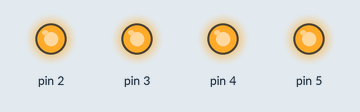
Recording of a sketch running on a simulated Arduino Uno, built with avr-gcc and run on an emulated ATmega328P. Shown: output pins drawn as LEDs (lit = HIGH). What the sketch prints to the serial monitor is not drawn.

Above: at 0.12 s.
At 0.7 s:
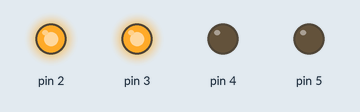
At 1.37 s:
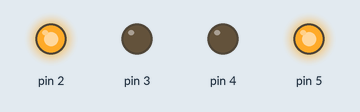
At 3.3 s:
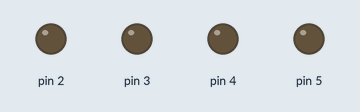
At 4.5 s:
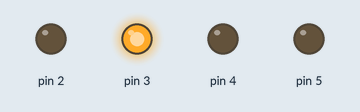
At 7.0 s:
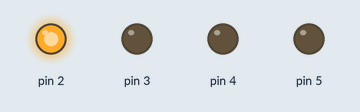
Timing chart, 0 to 7.8 s (numbered marks = the images above):
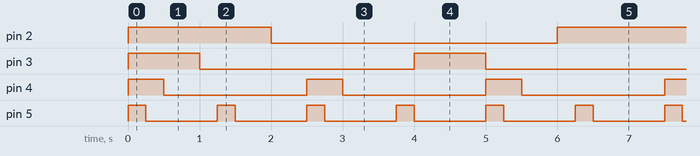

Measured:
- by itself, pin 2: alternates HIGH for 2.0 s and LOW for 4.0 s
- by itself, pin 3: alternates HIGH for 1.0 s and LOW for 3.0 s
- by itself, pin 4: alternates HIGH for 0.50 s and LOW for 2.0 s
- by itself, pin 5: alternates HIGH for 0.25 s and LOW for 1.0 s

The sketch:

autopoliv_beta.ino
```cpp
unsigned long t1{}, t2{}, t3{}, t4{}; // таймер для каждого реле
unsigned long d1 = 250, d2 = 500, d3 = 1000, d4 = 2000; // задержка между поливом
unsigned long td1 = 1000, td2 = 2000, td3 = 3000, td4 = 4000; // время полива
#include "GyverButton.h" // библиотека для обработки нажатия кнопки
GButton butt(6);
void setup() {
  // put your setup code here, to run once:
  pinMode(2,OUTPUT);
  pinMode(3,OUTPUT);
  pinMode(4,OUTPUT);
  pinMode(5,OUTPUT);
  digitalWrite(2,1);
  digitalWrite(3,1);
  digitalWrite(4,1);
  digitalWrite(5,1);
  butt.setTickMode(AUTO);
  Serial.begin(9600);
}

void loop() {
  if(millis()==0){ // правильный сброс таймера
    t1 = 0;
    t2 = 0;
    t3 = 0;
    t4 = 0;
    Serial.println("Сборс таймера!");
  }
  if(millis()-t1>=d1){
      digitalWrite(5,0); // переключение реле 1
    if(millis()-t1>=d1+td1){
      digitalWrite(5,1);
      t1 = millis();
    }
  }
  if(millis()-t2>=d2){
      digitalWrite(4,0); // переключение реле 2
    if(millis()-t2>=d2+td2){
      digitalWrite(4,1);
      t2 = millis();
    }
  }
  if(millis()-t3>=d3){
      digitalWrite(3,0); // переключение реле 3
    if(millis()-t3>=d3+td3){
      digitalWrite(3,1);
      t3 = millis();
    }
  }
  if(millis()-t4>=d4){
      digitalWrite(2,0); // переключение реле 4
    if(millis()-t4>=d4+td4){
      digitalWrite(2,1);
      t4 = millis();
    }
  }

}
```
